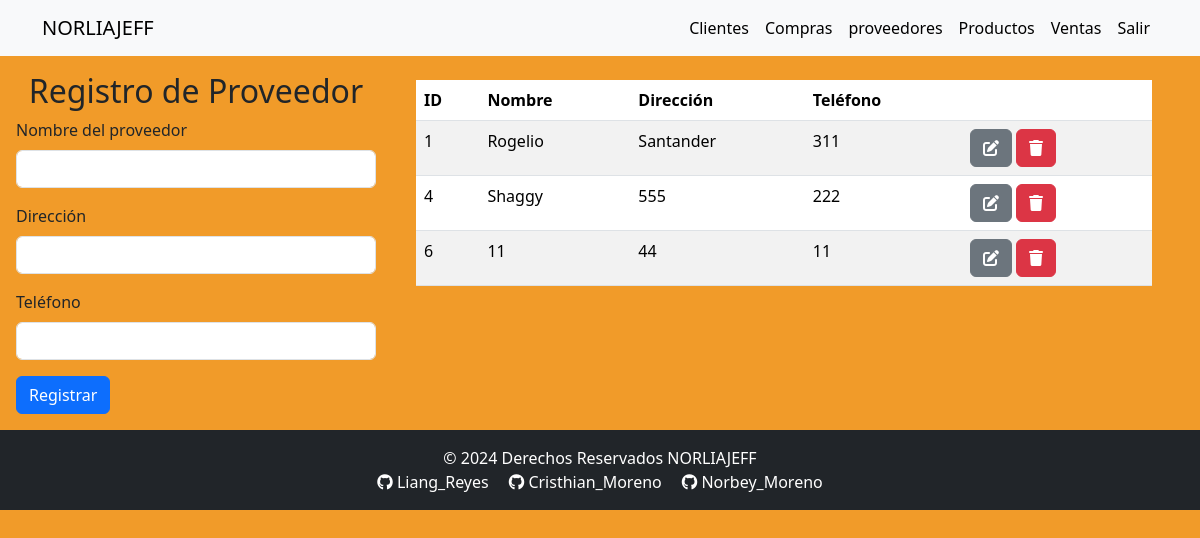
Page /templates/proveedor.php (signed in) on the committed database.
### tables this page shows
CREATE TABLE `proveedor` (
  `ID` int NOT NULL,
  `Nombre` varchar(100) DEFAULT NULL,
  `Direccion` varchar(255) DEFAULT NULL,
  `Telefono` varchar(20) DEFAULT NULL,
  `UsuarioID` int DEFAULT NULL
);

### models/Conexion.php (called while the page is built, shortened)
<?php
class Conexion {
    private $host = 'localhost';
    private $usuario = 'root';
    private $contrasena = '';
    private $base_de_datos = 'norliajeff';
    private $conn;
    public function __construct() {
        $this->conn = new mysqli($this->host, $this->usuario, $this->contrasena, $this->base_de_datos);
    }
    public function getConexion() {
        return $this->conn;
    }
}
?>

### controllers/proveedorController.php (called while the page is built, shortened)
<?php
require_once '../models/proveedor.php';
require_once '../models/conexion.php';
class ProveedorController {
    private $db;
    public function __construct() {
        $conexion = new Conexion();
        $this->db = $conexion->getConexion();
    }
    public function obtenerTodosLosProveedoresPorID($usuario_id) {
        $sql = "SELECT * FROM proveedor WHERE UsuarioID = ?";
        $stmt = $this->db->prepare($sql);
        $stmt->bind_param('s', $usuario_id);
        $stmt->execute();
        $resultado = $stmt->get_result();
        $proveedores = [];
        while ($row = $resultado->fetch_assoc()) {
            $proveedores[] = new Proveedor($row['ID'], $row['Nombre'], $row['Direccion'], $row['Telefono'], $row['UsuarioID']);
        }
        return $proveedores;
    }
}

### models/proveedor.php (called while the page is built, shortened)
<?php
class Proveedor {
    private $ID;
    private $Nombre;
    private $Direccion;
    private $Telefono;
    public function __construct($ID, $Nombre, $Direccion, $Telefono, $UsuarioID) {
        $this->ID = $ID;
        $this->Nombre = $Nombre;
        $this->Direccion = $Direccion;
        $this->Telefono = $Telefono;
    }
    public function getID() {
        return $this->ID;
    }
    public function getNombre() {
        return $this->Nombre;
    }
    public function getDireccion() {
        return $this->Direccion;
    }
    public function getTelefono() {
        return $this->Telefono;
    }
}

### templates/proveedor.php (the view, shortened to what this page needs)
<?php
require_once '../includes/headerLogin.php';
require_once '../controllers/proveedorController.php';
$usuario_id = $_SESSION['usuario_id'];
$controller = new ProveedorController();
$proveedores = $controller->obtenerTodosLosProveedoresPorID($usuario_id);
?>
<main class="main">
    <section>
        <div class="container-fluid row">
            <form class="col-4 p-3" action="../controllers/proveedorHandler.php" method="POST">
                <h2 class="text-center" id="titulo">Registro de Proveedor</h2>
                <div class="mb-3">
                    <label for="nombre" class="form-label">Nombre del proveedor</label>
                    <input type="text" class="form-control" name="nombre" required autofocus>
                </div>
                <div class="mb-3">
                    <label for="direccion" class="form-label">Dirección</label>
                    <input type="text" class="form-control" name="direccion" required>
                </div>
                <div class="mb-3">
                    <label for="telefono" class="form-label">Teléfono</label>
                    <input type="tel" class="form-control" name="telefono" pattern="\d{10}" maxlength="10" title="El número de teléfono debe tener 10 dígitos." oninput="this.value = this.value.replace(/[^0-9]/g, '');" required>
                </div>
                <button type="submit" class="btn btn-primary" name="BtnRegistrar" value="OK">Registrar</button>
            </form>
            <div class="col-8 p-4">
                <div class="table-responsive">
                    <table class="table table-striped table-hover">
                        <thead>
                            <tr>
                                <th scope="col">ID</th>
                                <th scope="col">Nombre</th>
                                <th scope="col">Dirección</th>
                                <th scope="col">Teléfono</th>
                                <th scope="col"></th>
                            </tr>
                        </thead>
                        <tbody>
                            <?php if (is_array($proveedores) || is_object($proveedores)): ?>
                                <?php foreach ($proveedores as $proveedor): ?>
                                    <tr>
                                        <td><?php echo htmlspecialchars($proveedor->getID()); ?></td>
                                        <td><?php echo htmlspecialchars($proveedor->getNombre()); ?></td>
                                        <td><?php echo htmlspecialchars($proveedor->getDireccion()); ?></td>
                                        <td><?php echo htmlspecialchars($proveedor->getTelefono()); ?></td>
                                        <td>
                                            <a href='actualizarProveedor.php?id=<?php echo htmlspecialchars($proveedor->getID()); ?>' class='btn btn-secondary'>
                                                <i class='fa-solid fa-pen-to-square'></i>
                                            </a>
                                            <a href='../controllers/proveedorHandler.php?accion=eliminar&id=<?php echo htmlspecialchars($proveedor->getID()); ?>' class='btn btn-danger' onclick='return confirm("¿Estás seguro de que deseas eliminar este proveedor?")'>
                                                <i class='fa-solid fa-trash'></i>
                                            </a>
                                        </td>
                                    </tr>
                                <?php endforeach; ?>
                            <?php else: ?>
                                <tr><td colspan="5">No hay proveedores para mostrar.</td></tr>
                            <?php endif; ?>
                        </tbody>
                    </table>
                </div>
            </div>
        </div>
    </section>
</main>
<?php
require_once '../includes/footer.php';
?>

### styles.css (style rules this page uses)
.fondo { background-color: rgb(241, 155, 41); }

### rows in the picture
proveedor: ID "1", Nombre "Rogelio", Direccion "Santander", Telefono "311"
proveedor: ID "4", Nombre "Shaggy", Direccion "555", Telefono "222"
proveedor: ID "6", Nombre "11", Direccion "44", Telefono "11"
